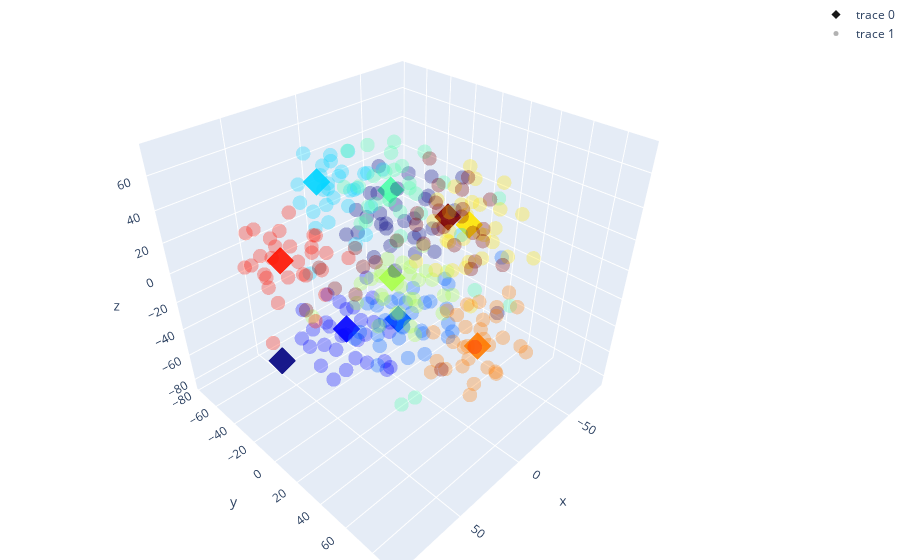

Source (notebook cell):
### Code cell
unique_labels = np.unique(standardIds)
colors = plt.cm.jet(np.linspace(0, 1, len(unique_labels)))
color_map = dict(zip(unique_labels, colors))

# Use the color map to set the color of the markers
marker_colors = [color_map[label] for label in standardIds]

# Create a trace for each type
trace0 = go.Scatter3d(
    x=vectorsTSNE[types==0,0],
    y=vectorsTSNE[types==0,1],
    z=vectorsTSNE[types==0,2],
    mode='markers',
    marker=dict(
        size=7,
        color=marker_colors,                # set color to an array/list of desired values
        opacity=0.9,
        symbol='diamond'
    )
)


# Create a color map that maps each unique label to a color
unique_labels = np.unique(actualIds)
colors = plt.cm.jet(np.linspace(0, 1, len(unique_labels)))
color_map = dict(zip(unique_labels, colors))

# Use the color map to set the color of the markers
marker_colors = [color_map[label] for label in actualIds]

trace1 = go.Scatter3d(
    x=vectorsTSNE[types==1,0],
    y=vectorsTSNE[types==1,1],
    z=vectorsTSNE[types==1,2],
    mode='markers',
    marker=dict(
        size=5,
        color=marker_colors,                # set color to an array/list of desired values
        opacity=0.3,
        symbol='circle'
    )
)

data = [trace0, trace1]

layout = go.Layout(
    margin=dict(
        l=0,
        r=0,
        b=0,
        t=0
    )
)

fig = go.Figure(data=data, layout=layout)
fig.show()

### Figure 1 — Plotly figure (JSON) as saved in the notebook; plotly's stock layout.template omitted (floating-point values rounded to 4 significant figures; data arrays with more than 128 entries replaced by an {"elided": "..."} marker saying what was removed)
{"data": [{"marker": {"color": [[0, 0, 0.5, 1], [0, 0, 0.9991, 1], [0, 0.3784, 1, 1], [0, 0.8333, 1, 1], [0.3004, 1, 0.6673, 1], [0.6673, 1, 0.3004, 1], [1, 0.9012, 0, 1], [1, 0.48, 0, 1], [0.9991, 0.07335, 0, 1], [0.5, 0, 0, 1]], "opacity": 0.9, "size": 7, "symbol": "diamond"}, "mode": "markers", "type": "scatter3d", "x": [90.78, 51.45, -13.37, 9.094, 3.057, 13.08, -4.367, 9.033, 53.59, -46.7], "y": [12.4, 14.82, -12.42, -56.66, -1.215, 9.524, 46.7, 67.97, -35.79, -3.187], "z": [-7.8, -9.255, -54.6, 34.37, 47.48, 1.448, 43.32, -14.27, 10.34, 10.29]}, {"marker": {"color": {"elided": "300x4 float values"}, "opacity": 0.3, "size": 5, "symbol": "circle"}, "mode": "markers", "type": "scatter3d", "x": {"elided": "300 float values"}, "y": {"elided": "300 float values"}, "z": {"elided": "300 float values"}}], "layout": {"margin": {"b": 0, "l": 0, "r": 0, "t": 0}}}
